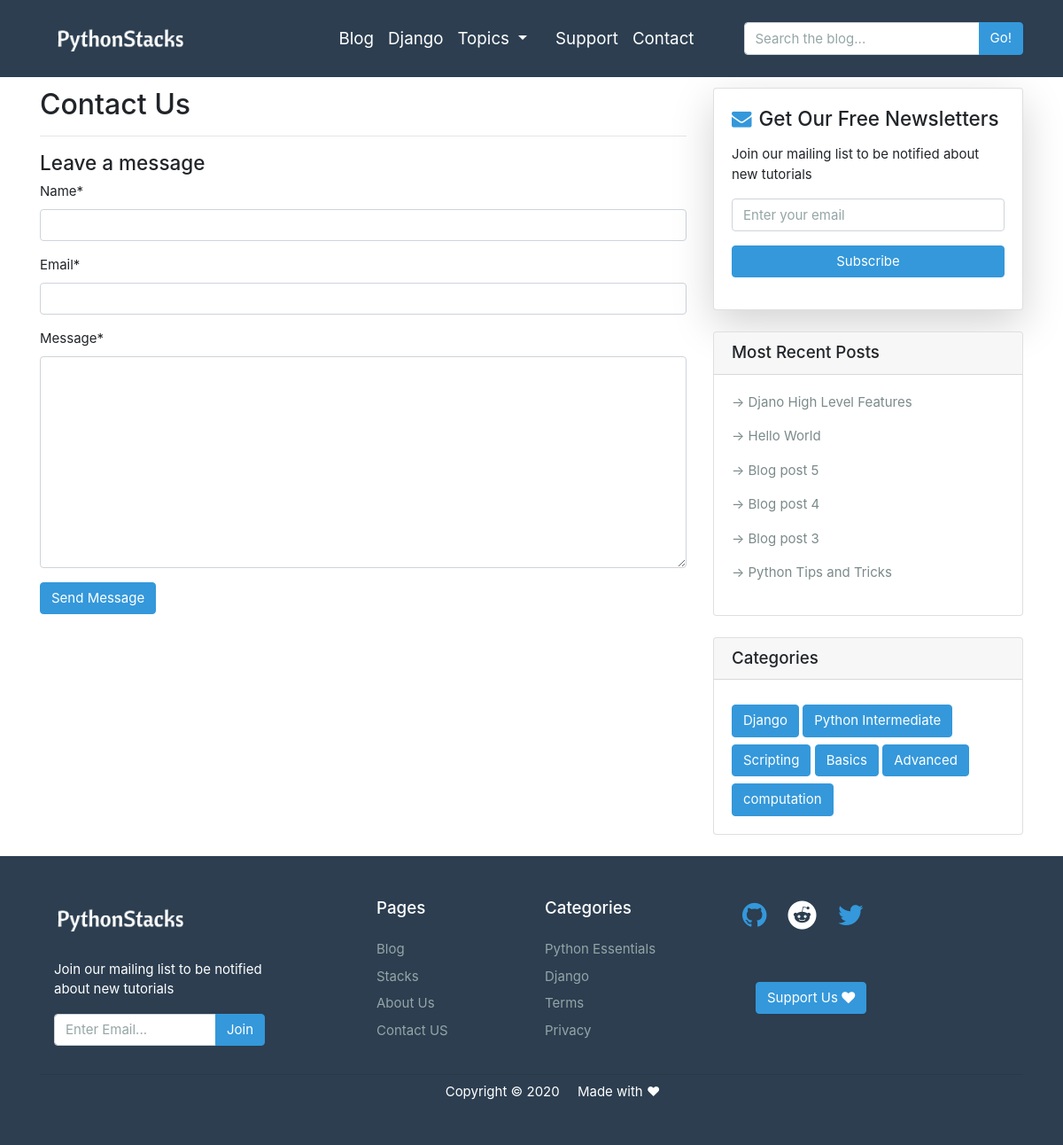
Screenshot of /blog/contact/ with the database file from the repository.
### blog/models.py (models this page shows, shortened)
class Post(models.Model):
    title = models.CharField(max_length=200)
    author = models.ForeignKey(Author, on_delete=models.CASCADE)
    image = models.ImageField(upload_to='post_images', blank=True)
    slug = models.SlugField(unique=True)
    overview = models.TextField()
    content = RichTextUploadingField()
    pub_date = models.DateTimeField(auto_now_add=True)      # default=timezone.now - from django.utils import tim...
    categories = models.ManyToManyField(Category, blank=False, related_name='posts')
    featured = models.BooleanField(default=False)
    class Meta:
        ordering = ['-pub_date']

class Category(models.Model):
    tag = models.CharField(max_length=50)
    def __str__(self):
        return f'{self.tag}'

### blog/views.py (the view)
# urls.py: path("contact/", views.contact, name="contact"),
def contact(request):
    if request.method == 'POST':
        contact_form = ContactForm(request.POST)
        if contact_form.is_valid():
            contact_form.save()
            messages.success(request, "Message Sent. ")
    contact_form = ContactForm()
    context = {
        'title': "Contact",
        'categories': categories,
        'recent_posts': recent_posts,
        'contact_form': contact_form,
    }
    return render(request, 'blog/contact.html', context)

### blog/forms.py
class ContactForm(forms.ModelForm):
    class Meta:
        model = Contact
        fields = ('name', 'email', 'message')

### blog/templates/blog/contact.html (shortened to what this page needs)
{% extends 'blog/base.html' %}
{% load crispy_forms_tags %}
{% block content %}
	<div class="container">
		<div class="row">
			<div class="col-md-8 mt-4">
				<h3>Contact Us</h3>
				<hr>
				<form method="POST">
					<h4>Leave a message</h4>
					{{ contact_form | crispy }}
					<button class="btn btn-info" type="submit">Send Message</button>
				</form>
			</div>
			{% include 'blog/sidebar.html' %}
		</div>
	</div>
{% endblock content %}

### blog/templates/blog/sidebar.html (shortened to what this page needs)
<div class="col-md-4">
        <div class="card my-4 shadow-lg">
          <div class="card-body">
            <h4><i class="fa fa-envelope mr-2 text-info"></i>Get Our Free Newsletters</h4>
            <p class="mt-3">Join our mailing list to be notified about new tutorials </p>
            <form method="post" action="{% url 'marketing:subscription' %}">
              <div class="form-group">
                <input type="email" class="form-control" name="email" placeholder="Enter your email">
                <button class="btn btn-info btn-block mt-3" type="submit">Subscribe</button>
              </div>
            </form>
          </div>
        </div>
        <div class="card my-4">
          <h5 class="card-header">Most Recent Posts</h5>
          <div class="card-body">
            {% for recent in recent_posts %}
            <p ><a class="text-dark" href="{% url 'blog:detail' recent.slug %}">&rarr; {{ recent.title }}</a></p>
            {% endfor %}
          </div>
        </div>
        <div class="card my-4">
          <h5 class="card-header">Categories</h5>
          <div class="card-body">
            {% for cat in categories %}
              <a class="btn btn-info mt-2" href="{% url 'blog:category' cat.tag %}">{{ cat }}</a>
            {% endfor %}
          </div>
        </div>
</div>

### blog/templates/blog/base.html (style rules this page uses)
body { padding-top: 75px; font-family: -apple-system, BlinkMacSystemFont, 'Segoe UI', Roboto, Oxygen, Ubuntu, Cantarell, 'Open Sans', 'Helvetica Neue', sans-serif; }
a { color: #3498db; }

### rows the page displays
Post: title "Djano High Level Features"
Post: title "Hello World"
Post: title "Blog post 5"
Post: title "Blog post 4"
Post: title "Blog post 3"
Post: title "Python Tips and Tricks"
Category: tag "Django"
Category: tag "Python Intermediate"
Category: tag "Scripting"
Category: tag "Basics"
Category: tag "Advanced"
Category: tag "computation"
